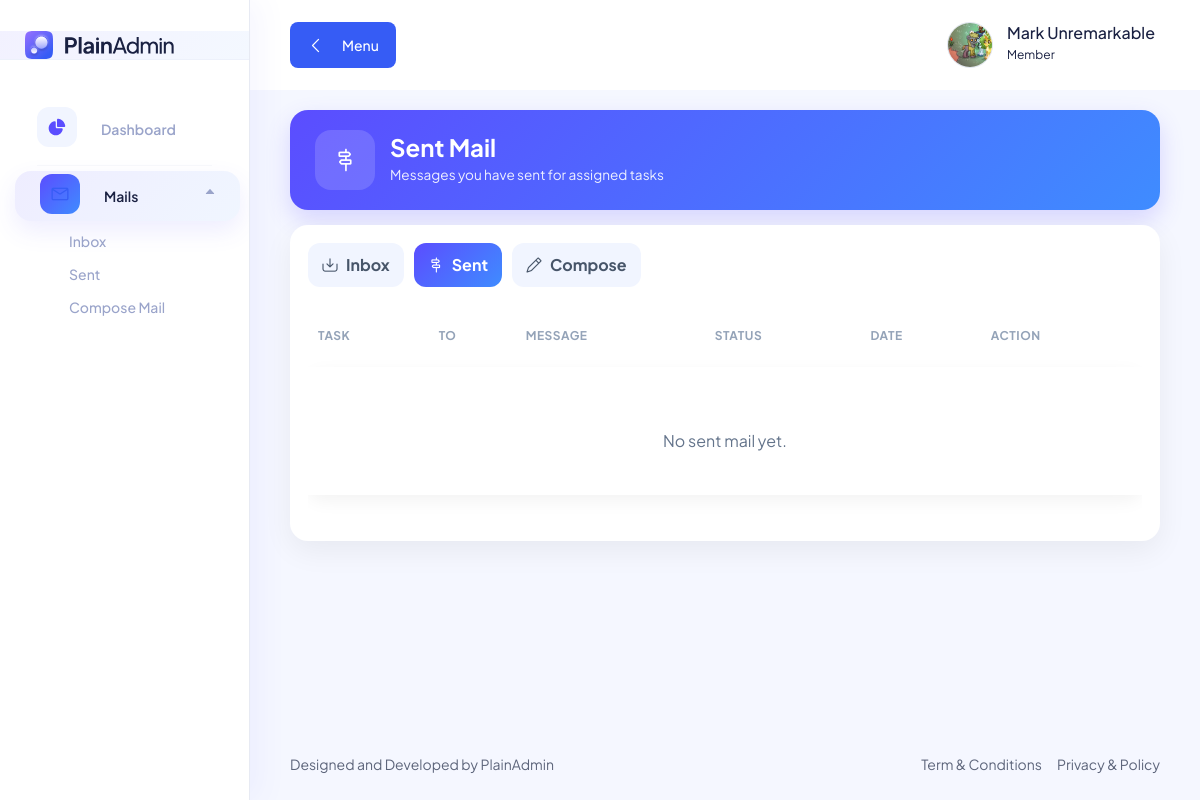
The page /pages/mails/sent.php (signed in) on the database as committed earlier.
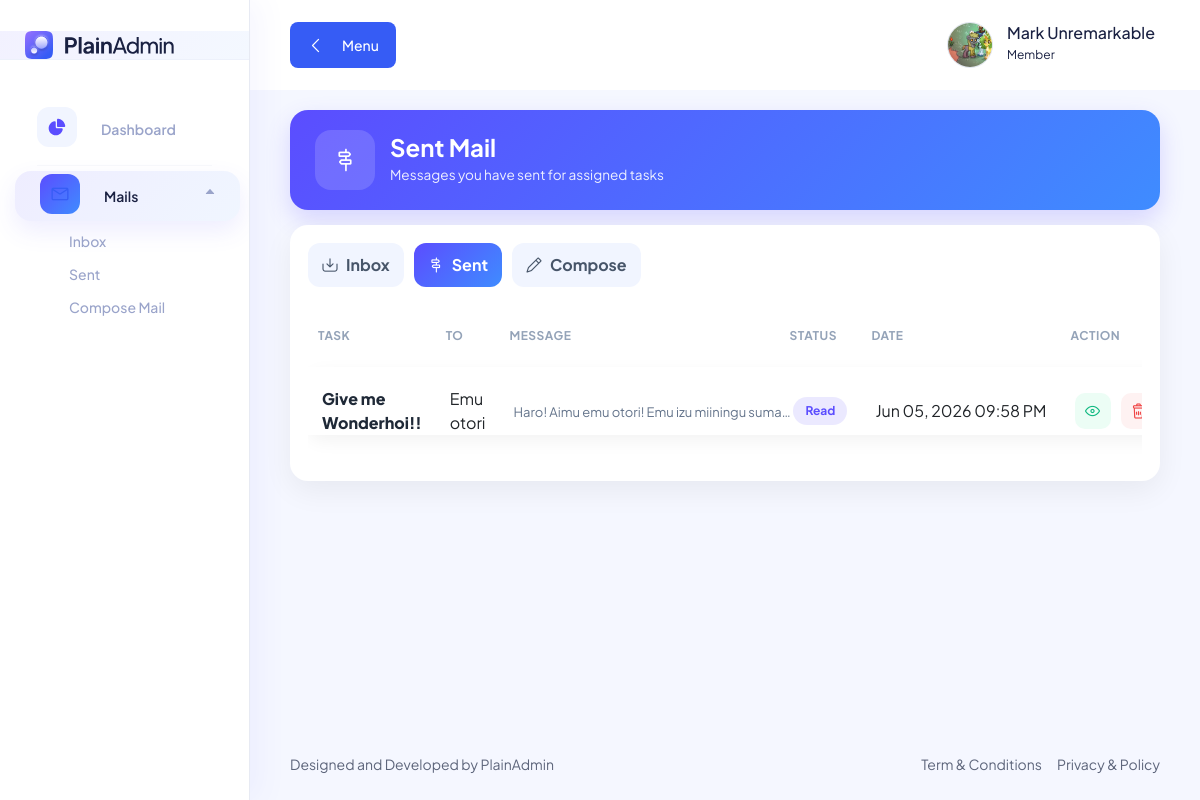
The same page on the database as committed later.
### tables this page shows
CREATE TABLE `mails_tbl` (
  `mail_id` int(11) NOT NULL AUTO_INCREMENT,
  `sender_id` int(11) NOT NULL,
  `task_id` int(11) NOT NULL,
  `message` text NOT NULL,
  `is_read` tinyint(1) NOT NULL DEFAULT 0,
  `read_at` datetime DEFAULT NULL,
  `created_at` timestamp NOT NULL DEFAULT current_timestamp(),
  `receiver_id` int(11) NOT NULL,
  PRIMARY KEY (`mail_id`),
  KEY `mails_sender_idx` (`sender_id`),
  KEY `mails_receiver_idx` (`receiver_id`),
  KEY `mails_task_idx` (`task_id`),
  KEY `mails_created_at_idx` (`created_at`),
  CONSTRAINT `mails_receiver_fk` FOREIGN KEY (`receiver_id`) REFERENCES `users_tbl` (`user_id`) ON DELETE CASCADE,
  CONSTRAINT `mails_sender_fk` FOREIGN KEY (`sender_id`) REFERENCES `users_tbl` (`user_id`) ON DELETE CASCADE,
  CONSTRAINT `mails_task_fk` FOREIGN KEY (`task_id`) REFERENCES `tasks_tbl` (`task_id`) ON DELETE CASCADE
);

CREATE TABLE `tasks_tbl` (
  `task_id` int(11) NOT NULL AUTO_INCREMENT,
  `task_name` varchar(100) NOT NULL,
  `task_description` varchar(100) NOT NULL,
  `task_status` int(11) NOT NULL DEFAULT 1,
  `task_attachment` varchar(255) DEFAULT NULL,
  `task_submit` varchar(255) DEFAULT NULL,
  `submission_text` text DEFAULT NULL,
  `submitted_by` varchar(255) DEFAULT '',
  `submitted_at` datetime DEFAULT NULL,
  PRIMARY KEY (`task_id`)
);

CREATE TABLE `users_tbl` (
  `user_id` int(11) NOT NULL AUTO_INCREMENT,
  `full_name` varchar(100) NOT NULL,
  `username` varchar(100) NOT NULL,
  `email` varchar(100) NOT NULL,
  `password` varchar(100) NOT NULL,
  `role` int(11) NOT NULL DEFAULT 2,
  `bio` varchar(255) DEFAULT NULL,
  `profile` varchar(255) DEFAULT NULL,
  PRIMARY KEY (`user_id`)
);

### pages/mails/sent.php (the view, shortened to what this page needs)
<?php require_once "../../includes/conn.php"; ?>
<?php
$current_user_id = (int) $_SESSION['user_id'];
$mails = mysqli_query($conn, "
    SELECT mails_tbl.*, users_tbl.full_name AS receiver_name, tasks_tbl.task_name
    FROM mails_tbl
    INNER JOIN users_tbl ON users_tbl.user_id = mails_tbl.receiver_id
    INNER JOIN tasks_tbl ON tasks_tbl.task_id = mails_tbl.task_id
    WHERE mails_tbl.sender_id = '$current_user_id'
    ORDER BY mails_tbl.created_at DESC
");
?>
<!DOCTYPE html>
<html lang="en">
<head>
    <?php include_once "../../includes/components/links.php"; ?>
</head>
<body>
    <?php include_once "../../includes/elements/sidebar.php"; ?>
    <main class="main-wrapper">
        <?php include_once "../../includes/elements/navbar.php"; ?>
        <section class="section">
            <div class="container-fluid">
                <div class="page-header">
                    <div class="header-icon"><i class="lni lni-direction-alt"></i></div>
                    <div>
                        <h2 class="header-title">Sent Mail</h2>
                        <p class="header-subtitle">Messages you have sent for assigned tasks</p>
                    </div>
                </div>
                <div class="mail-card">
                    <div class="mail-tabs">
                        <a class="mail-tab" href="inbox.php"><i class="lni lni-inbox"></i> Inbox</a>
                        <a class="mail-tab active" href="sent.php"><i class="lni lni-direction-alt"></i> Sent</a>
                        <a class="mail-tab" href="compose.mail.php"><i class="lni lni-pencil"></i> Compose</a>
                    </div>
                    <div class="table-responsive">
                        <table class="table" data-toggle="table" data-search="true">
                            <thead>
                                <tr>
                                    <th>Task</th>
                                    <th>To</th>
                                    <th>Message</th>
                                    <th>Status</th>
                                    <th>Date</th>
                                    <th>Action</th>
                                </tr>
                            </thead>
                            <tbody>
                                <?php if (mysqli_num_rows($mails) == 0) { ?>
                                    <tr><td colspan="6"><div class="empty-state">No sent mail yet.</div></td></tr>
                                <?php } ?>
                                <?php while ($mail = mysqli_fetch_array($mails)) { ?>
                                    <tr>
                                        <td><div class="mail-title"><?php echo htmlspecialchars($mail['task_name']); ?></div></td>
                                        <td><?php echo htmlspecialchars($mail['receiver_name']); ?></td>
                                        <td class="message-cell"><div class="mail-preview"><?php echo htmlspecialchars($mail['message']); ?></div></td>
                                        <td class="status-cell">
                                            <span class="status-btn <?php echo $mail['is_read'] ? 'read' : 'unread'; ?>">
                                                <?php echo $mail['is_read'] ? 'Read' : 'Unread'; ?>
                                            </span>
                                        </td>
                                        <td class="date-cell"><?php echo date('M d, Y h:i A', strtotime($mail['created_at'])); ?></td>
                                        <td class="action-cell">
                                            <div class="action">
                                                <a class="action-btn view" href="view.mail.php?id=<?php echo $mail['mail_id']; ?>&box=sent"><i class="lni lni-eye"></i></a>
                                                <a class="action-btn delete" href="ctrlData/ctrl.delete.mail.php?id=<?php echo $mail['mail_id']; ?>&box=sent" onclick="return confirm('Delete this mail?')"><i class="lni lni-trash-can"></i></a>
                                            </div>
                                        </td>
                                    </tr>
                                <?php } ?>
                            </tbody>
                        </table>
                    </div>
                </div>
            </div>
        </section>
        <?php include_once "../../includes/elements/footer.php"; ?>
    </main>
</body>
</html>

Rows that differ between the two databases and show on the page:
added mails_tbl: task.task_name "Give me Wonderhoi!!", receiver.full_name "Emu otori", message "Haro! Aimu emu otori! Emu izu miiningu suma…", is_read "Read", created_at "Jun 05, 2026 09:58 PM"
Other text that changed with them:
text no longer shown: "No sent mail yet."
